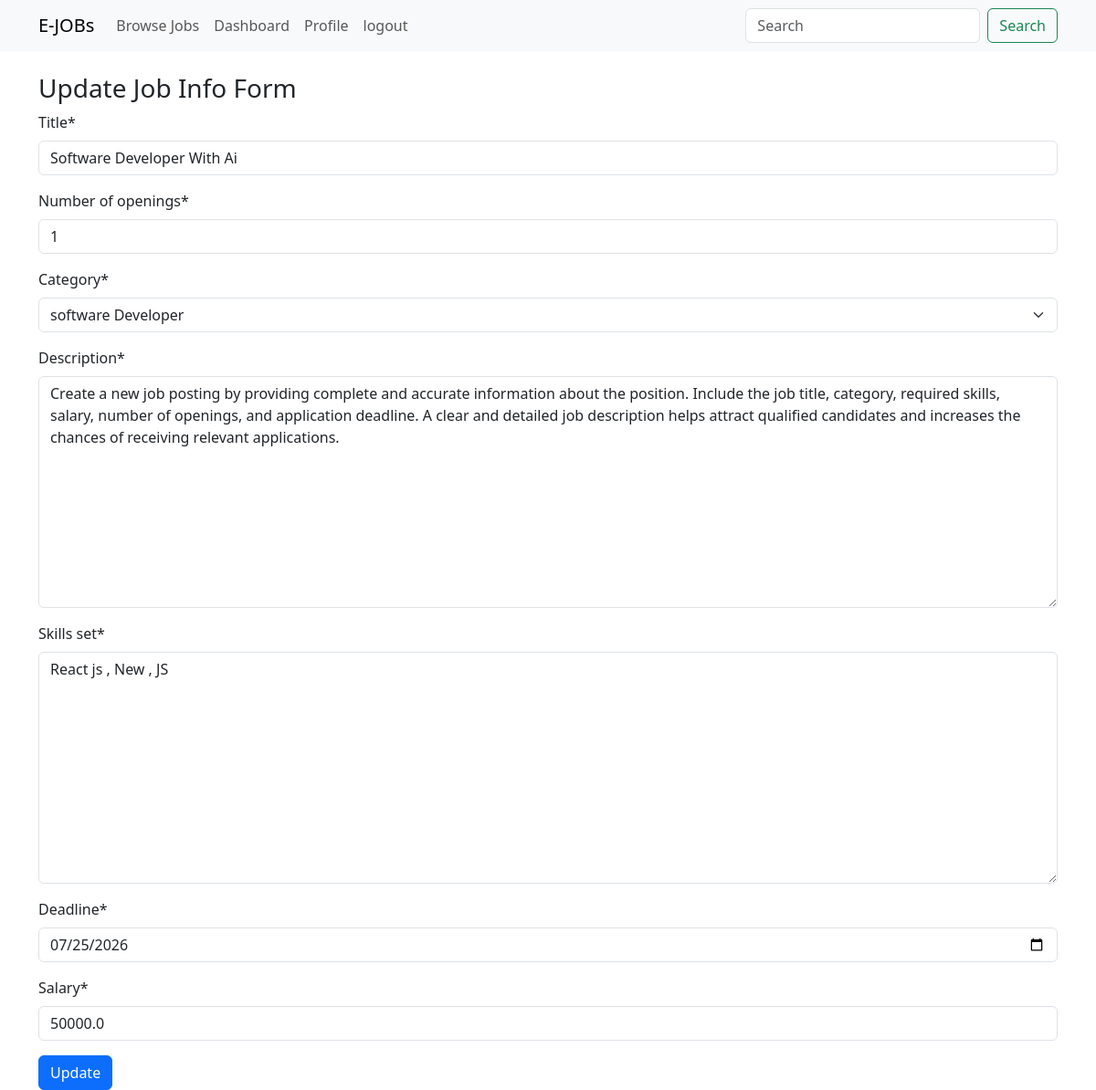
Page /update-job/3/ (signed in) on the earlier database version.
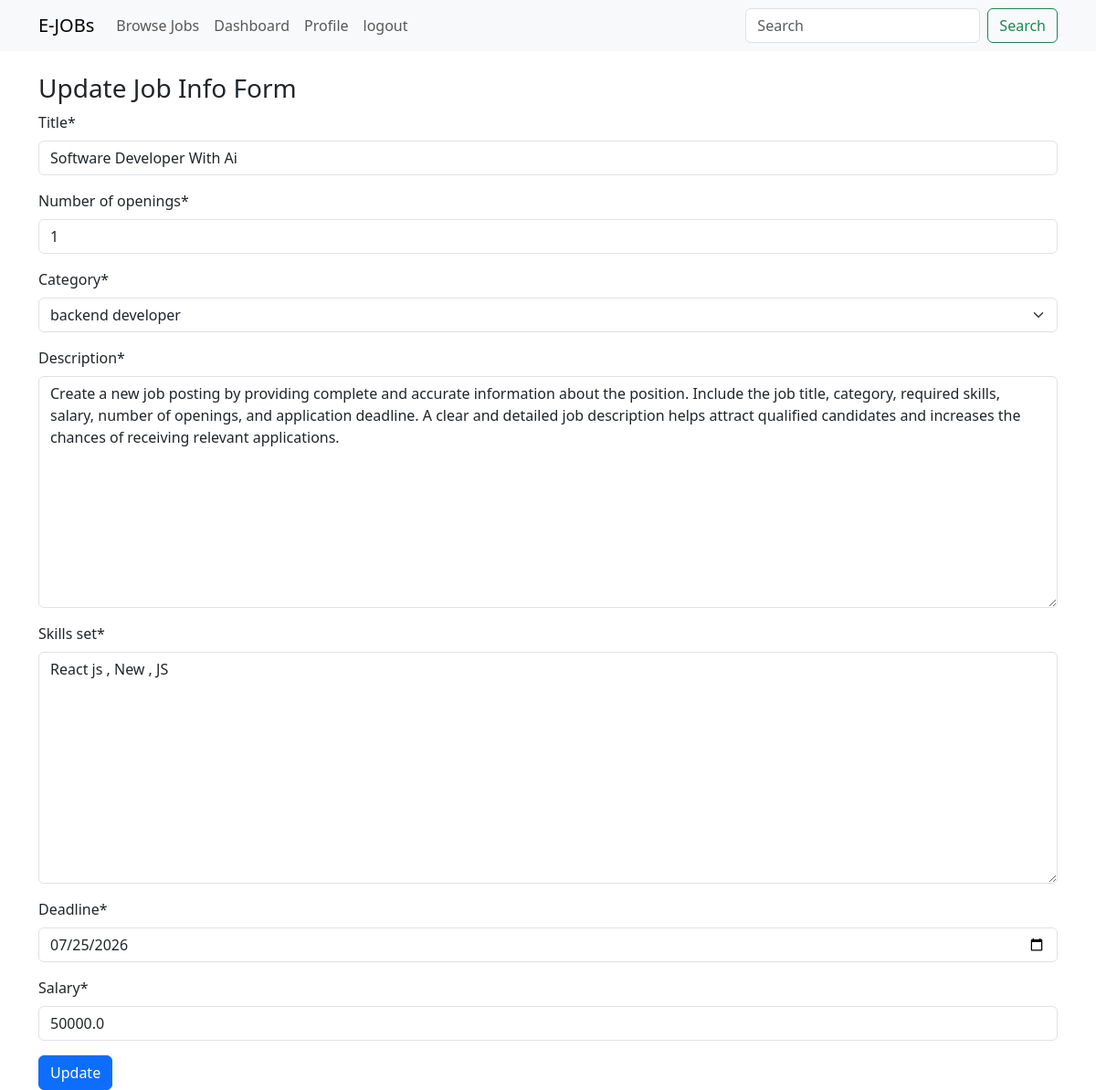
Same page on the later database version.
### jobportal/models.py (models this page shows, shortened)
class JobPostModel(models.Model):
    posted_by = models.ForeignKey(
        RecruiterProfileModel,
        on_delete=models.CASCADE,
        related_name='job_post_info',
        null=True
    )
    title = models.CharField(max_length=200, null=True)
    number_of_openings = models.PositiveIntegerField(null=True)
    category = models.ForeignKey(
        CategoryModel,
        on_delete=models.CASCADE,
        null=True
    )
    description = models.TextField(null=True)
    skills_set = models.TextField(null=True)
    deadline = models.DateField(null=True)
    salary = models.FloatField(null=True)
    created_at = models.DateField(auto_now_add=True, null=True)
    updated_at = models.DateField(auto_now=True, null=True)

### jobportal/views.py (the view, shortened to what this page needs)
# urls.py: path('update-job/<str:id>/',update_job_view,name='update_job_view'),
@login_required
def update_job_view(request, id):
    try:
        recruiter_data = request.user.recruiter_profile
        job = JobPostModel.objects.get(id = id)
    except:
        messages.error(request, 'Please, Update your profile first.')
        return redirect('update_profile_view')
    form_data = JobPostForm(instance=job)
    context = {
        'form_data': form_data,
        'title': 'Update Job Page',
        'form_title': 'Update Job Info Form',
        'form_btn': 'Update',
    }
    return render(request, 'master/base-form.html', context)

### jobportal/forms.py
class JobPostForm(forms.ModelForm):
  class Meta:
    model = JobPostModel
    fields = '__all__'
    exclude = ['posted_by']
    widgets = {
        'deadline': forms.DateInput(attrs={
            'type': 'date'
        })
    }

### jobportal/models.py (called while the page is built)
    def __str__(self):
      return f'{self.name}'

### jobportal/templates/master/base-form.html (shortened to what this page needs)
{% extends 'master/base.html' %}
{% block content %}
{% load crispy_forms_tags %}
<h3>{{form_title}}</h3>
<form method="post" enctype="multipart/form-data">
  {{form_data|crispy}}
  <button type="submit" class="btn btn-primary">{{form_btn}}</button>
</form>
{% endblock content %}

Differences in the rows shown:
changed JobPostModel "Software Developer With Ai": category "software Developer" → "backend developer"
